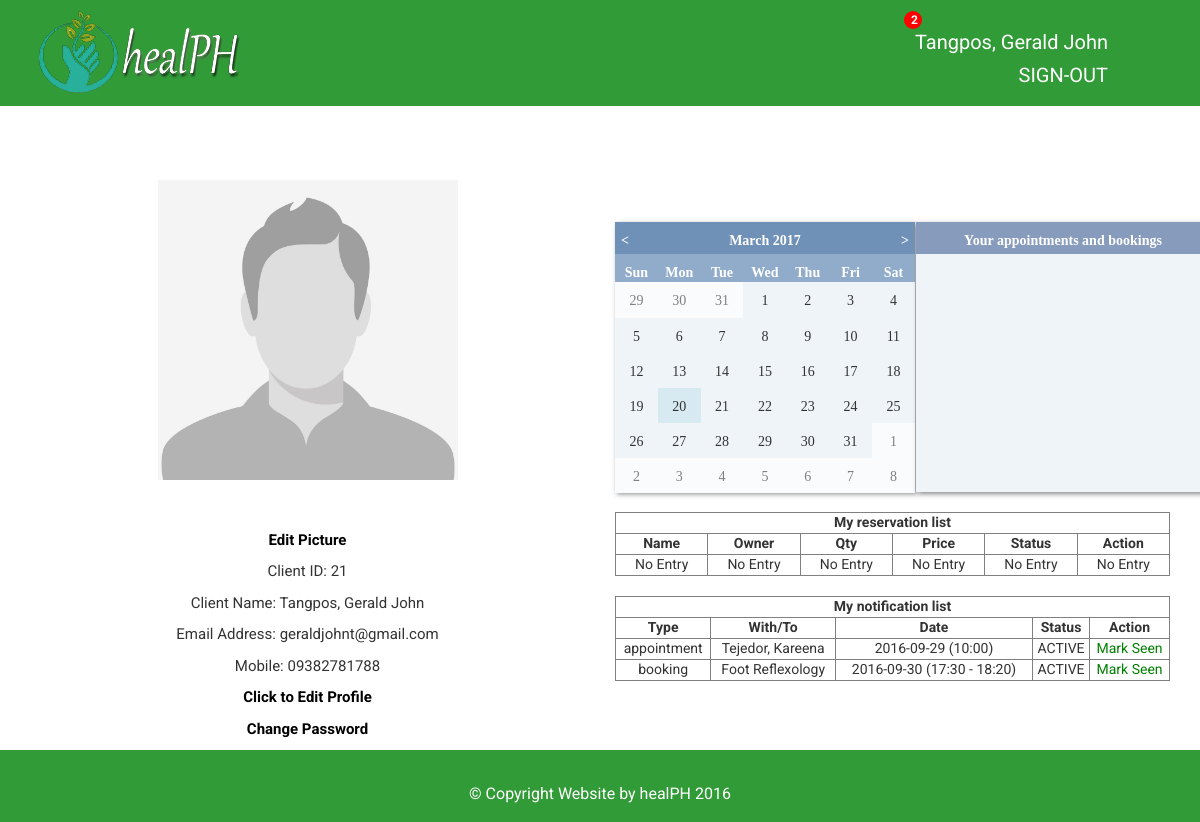
Page /profile.php?accountid=21&PASSWORDCHANGED=true (signed in) on the committed database.
### tables this page shows
CREATE TABLE IF NOT EXISTS `client` (
  `CLIENT_ID` int(11) NOT NULL AUTO_INCREMENT,
  `ACCT_ID` int(11) NOT NULL,
  `FIRSTNAME` varchar(30) NOT NULL,
  `LASTNAME` varchar(30) NOT NULL,
  `ADDRESS` varchar(60) NOT NULL,
  `EMAIL_ADDRESS` varchar(30) NOT NULL,
  `MOBILE` varchar(15) NOT NULL,
  `PICTURE` varchar(50) NOT NULL DEFAULT 'face.jpg',
  `STATUS` varchar(20) NOT NULL DEFAULT 'ACTIVE',
  PRIMARY KEY (`CLIENT_ID`)
);

CREATE TABLE IF NOT EXISTS `notification` (
  `NOTIF_ID` int(11) NOT NULL AUTO_INCREMENT,
  `NOTIF_OWNER` int(11) NOT NULL,
  `NOTIFIER` int(11) NOT NULL,
  `TYPE` varchar(15) NOT NULL,
  `TYPE_ID` int(11) NOT NULL,
  `NOTIFDATE` varchar(20) NOT NULL,
  `STATUS` varchar(15) NOT NULL DEFAULT 'ACTIVE',
  `SEEN` varchar(10) NOT NULL DEFAULT 'UNSEEN',
  PRIMARY KEY (`NOTIF_ID`)
);

### queries/countclientnotif.php (called while the page is built, shortened)
<?php
				include 'connection.php';
				$clientid = $_SESSION['USERID'];
				$healersql = "SELECT * FROM notification WHERE NOTIFIER = '$clientid' AND SEEN = 'UNSEEN'";
				$retrievenotif = $conn->query($healersql)->fetchAll();
				if($retrievenotif) {
								$count = 0;
								foreach($retrievenotif as $row) {
												$count++;
								}
								$client_notif_count = $count;
				}
?>

### profile.php (the view, shortened to what this page needs)
<?php
				require 'queries/connection.php';
				if(isset($_GET['accountid'])) {
								$accountid = $_GET['accountid'];
								$sql = "SELECT A.ACCT_ID, A.TYPE, C.ACCT_ID, C.CLIENT_ID, C.LASTNAME, C.FIRSTNAME, C.EMAIL_ADDRESS, C.MOBILE, C.PICTURE FROM account AS A inner join client AS C ON A.ACCT_ID = C.ACCT_ID WHERE C.ACCT_ID = '$accountid'";
								$retrieve = $conn->query($sql)->fetchAll();
								if($retrieve) {
												foreach($retrieve as $row) {
																$name = $row['LASTNAME']. ", " .$row['FIRSTNAME'];
																$emailadd = $row['EMAIL_ADDRESS'];
																$mobile = $row['MOBILE'];
																$picture = $row['PICTURE'];
												}
								}
								else {
												header('Location: promotion.php');
								}
				}
				else {
								header('Location: promotion.php');
				}
	include 'queries/countclientnotif.php';
?>
	<!DOCTYPE html>
	<html lang="en">
	<head>
		<link href="assets/css/main.css" rel="stylesheet" />
		<link rel="stylesheet" href="assets/css/jquery.e-calendar.css">
	</head>
	<body>
		<nav class="navbar1 navbar-inverse1 navbar-fixed-top  wow bounceInUp">
			<div class="container topnav bgMenu">
				<div class="row">
					<div class="col-md-9 col-sm-9">
						<a href="promotion.php" class="navbar-brand"><img class="img-responsive wow slideInLeft" src="assets/images/logo.png" /></a>
					</div>
					<div class="collapse navbar-collapse" id="mainNavBar">
						<div class="col-md-3 col-sm-3">
							<ul class="nav navbar-nav">
								<div class="topUser">
									<li>
										<a href="profile.php?accountid=<?php echo $_SESSION['USERID']; ?>">
											<?php echo $_SESSION['NAME']; ?> <span class="badge badge-notify"><?php echo $client_notif_count; ?></span> </a>
									</li>
									<li> <a href="queries/signout.php">SIGN-OUT</a> </li>
								</div>
							</ul>
						</div>
					</div>
				</div>
			</div>
		</nav>
		<section class="clientPage">
			<div class="container">
				<div class="row">
					<div class="col-md-6 col-sm-6"> <img class="img-responsive wow fadeInUpBig center-block pik" src="images/client/<?php echo $picture; ?>" style="width: 300px; height: 300px;" />
						<p class="wow fadeInUpBig"><a href="editclientpic.php?accountid=<?php echo $accountid; ?>">Edit Picture</a></p>
						<p class="wow fadeInUpBig">Client ID: <span id="cid"><?php echo $clientid; ?></span></p>
						<p class="wow fadeInUpBig">Client Name:
							<?php echo $name; ?>
						</p>
						<p class="wow fadeInUpBig">Email Address:
							<?php echo $emailadd; ?>
						</p>
						<p class="wow fadeInUpBig">Mobile:
							<?php echo $mobile; ?>
						</p>
						<p class="wow fadeInUpBig"> <a href="editprofile.php?accountid=<?php echo $accountid; ?>">Click to Edit Profile</a> </p>
						<p class="wow fadeInUpBig"> <a href="changepass.php?accountid=<?php echo $accountid; ?>">Change Password</a> </p>
					</div>
					<div class="col-md-6 col-sm-6">
						<div class="calendarWrap" style="margin-top: 40%;">
							<center>
								<div id="calendar"></div>
							</center>
							<?php include 'queries/myreserve.php'; ?>
						</div>
					</div>
				</div>
			</div>
		</section>
		<?php include "footer.php"; ?>
	</body>
	</html>

### queries/myreserve.php (shortened to what this page needs)
<?php
   include 'connection.php';
   $clientid = $_SESSION['USERID'];
   $sql = "SELECT R.CLIENT_ID, R.HEALER_ID, R.PRODUCT_ID, R.PROD_QTY, R.PRICE, R.STATUS, H.LASTNAME, H.FIRSTNAME, H.ACCT_ID, P.PRODUCT_ID, P.NAME FROM reservation AS R INNER JOIN healer AS H ON R.HEALER_ID = H.ACCT_ID INNER JOIN product AS P ON R.PRODUCT_ID = P.PRODUCT_ID WHERE R.STATUS = 'ACTIVE' AND R.CLIENT_ID = '$clientid'";
   $retrieve = $conn->query($sql)->fetchAll();
?>
<br />
<table border="1" column="6" width="100%">
   <thead>
      <tr>
         <th colspan="6" style="text-align: center;">My reservation list</th>
      </tr>
      <tr>
         <th style="text-align: center;">Name</th>
         <th style="text-align: center;">Owner</th>
         <th style="text-align: center;">Qty</th>
         <th style="text-align: center;">Price</th>
         <th style="text-align: center;">Status</th>
         <th style="text-align: center;">Action</th>
      </tr>
   </thead>
   <tbody>
      <?php
         if($retrieve) {
            foreach($retrieve as $row) {
               $id = $row['PRODUCT_ID'];
               $prodname = $row['NAME'];
               $ownername = $row['LASTNAME']. ", " .$row['FIRSTNAME'];
               $qty = $row['PROD_QTY'];
               $price = $row['PRICE'];
               $status = $row['STATUS'];
      ?>
            <tr>
               <td><?php echo $prodname; ?></td>
               <td><?php echo $ownername; ?></td>
               <td><?php echo $qty; ?></td>
               <td><?php echo $price; ?></td>
               <td><?php echo $status; ?></td>
               <td><a href="queries/cancelreservation.php?id=<?php echo $id ?>&ref=promotion" style="color: red;">Cancel</a></td>
            </tr>
      <?php
            }
         }
         else {
      ?>
            <tr>
               <td>No Entry</td>
               <td>No Entry</td>
               <td>No Entry</td>
               <td>No Entry</td>
               <td>No Entry</td>
               <td>No Entry</td>
            </tr>
      <?php
         }
      ?>
   </tbody>
</table>
<?php
   $sql = "SELECT * FROM notification WHERE NOTIFIER = '$clientid' AND SEEN = 'UNSEEN'";
   $retrieve = $conn->query($sql)->fetchAll();
   $resArray = [];
   if($retrieve) {
      foreach($retrieve as $row) {
         $notifid = $row['NOTIF_ID'];
         $type = $row['TYPE'];
         $status = $row['STATUS'];
         $typeid = $row['TYPE_ID'];
         switch($type) {
            case 'appointment':
               $sql2 = "SELECT A.HEALER_ID, A.APPOINTEDTIME, A.APPOINTEDDATE, A.APPOINTMENT_ID, H.ACCT_ID, H.LASTNAME, H.FIRSTNAME FROM appointment AS A INNER JOIN healer AS H ON A.HEALER_ID = H.ACCT_ID WHERE A.APPOINTMENT_ID = '$typeid'";
               $retrieve2 = $conn->query($sql2)->fetchAll();
               if($retrieve2) {
                  foreach($retrieve2 as $row) {
                     $name = $row['LASTNAME']. ", " .$row['FIRSTNAME'];
                     $date = $row['APPOINTEDDATE']. " (" .$row['APPOINTEDTIME']. ")";
                     $resArray[] = array("id"=>$notifid, "type"=>$type, "withto"=>$name, "date"=>$date, "status"=>$status);
                  }
               }
               break;
            case 'booking':
               $sql2 = "SELECT B.BOOKING_ID, B.SERVICE_ID, B.BOOKINGTIME, B.BOOKINGDATE, B.BOOKING_ID, S.SERVICE_ID, S.NAME FROM booking AS B INNER JOIN service AS S ON B.SERVICE_ID = S.SERVICE_ID WHERE B.BOOKING_ID = '$typeid'";
               $retrieve2 = $conn->query($sql2)->fetchAll();
               if($retrieve2) {
                  foreach($retrieve2 as $row) {
                     $name = $row['NAME'];
                     $date = $row['BOOKINGDATE']. " (" .$row['BOOKINGTIME']. ")";
                     $resArray[] = array("id"=>$notifid, "type"=>$type, "withto"=>$name, "date"=>$date, "status"=>$status);
                  }
               }
               break;
         }
      }
   }
?>
<br />
<table border="1" column="5" width="100%">
   <thead>
      <tr>
         <th colspan="5" style="text-align: center;">My notification list</th>
      </tr>
      <tr>
         <th style="text-align: center;">Type</th>
         <th style="text-align: center;">With/To</th>
         <th style="text-align: center;">Date</th>
         <th style="text-align: center;">Status</th>
         <th style="text-align: center;">Action</th>
      </tr>
   </thead>
   <tbody>
      <?php
         if($resArray != null) {
            foreach($resArray as $row) {
               $id = $row['id'];
               $type = $row['type'];
               $withto = $row['withto'];
               $date = $row['date'];
               $status = $row['status'];
      ?>
         <tr>
            <td><?php echo $type; ?></td>
            <td><?php echo $withto; ?></td>
            <td><?php echo $date; ?></td>
            <td><?php echo $status; ?></td>
            <td><a href="queries/seen.php?id=<?php echo $id; ?>" style="color: green;">Mark Seen</a></td>
         </tr>
      <?php
            }
         }
      ?>
   </tbody>
</table>
<br /><br /><br />

### footer.php
<footer>
<p>
	&copy; Copyright Website by healPH 2016
</p>
</footer>

### rows in the picture
client: PICTURE (picture), name "Tangpos, Gerald John", EMAIL_ADDRESS "geraldjohnt@gmail.com", MOBILE "09382781788"
notification: TYPE "appointment", withto "Tejedor, Kareena", date "2016-09-29 (10:00)", STATUS "ACTIVE"
notification: TYPE "booking", withto "Foot Reflexology", date "2016-09-30 (17:30 - 18:20)", STATUS "ACTIVE"

### other values in the picture
$_SESSION['NAME'] "Tangpos, Gerald John"
$client_notif_count "2"
$clientid "21"
